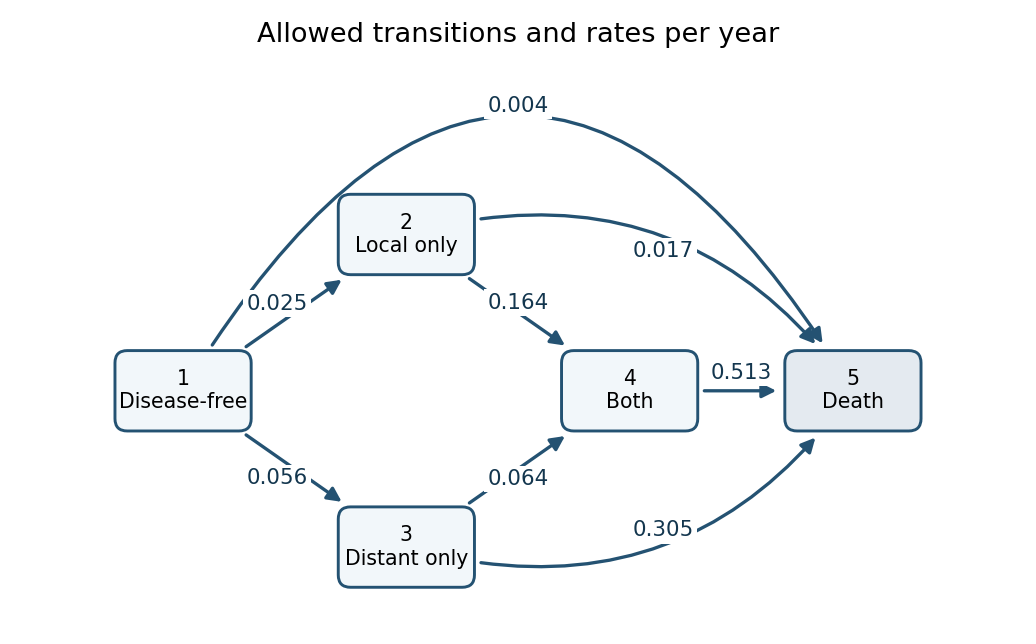

Source code (Python):
"""Original five-state transition diagram; Python 3.14, Matplotlib 3.10.7.

Run from the desired output directory; writes only the matching PNG basename.
"""
from pathlib import Path
import matplotlib
matplotlib.use('Agg')
import matplotlib.pyplot as plt
from matplotlib.patches import FancyArrowPatch, FancyBboxPatch

fig, ax = plt.subplots(figsize=(7.4, 4.6), facecolor='white')
ax.set_facecolor('white')
pos = {1: (0, 0), 2: (2, 1.4), 3: (2, -1.4), 4: (4, 0), 5: (6, 0)}
labels = {1: '1\nDisease-free', 2: '2\nLocal only', 3: '3\nDistant only', 4: '4\nBoth', 5: '5\nDeath'}
nodes = {}
for k,(x,y) in pos.items():
 nodes[k] = FancyBboxPatch((x-.58,y-.33),1.16,.66,boxstyle='round,pad=0.03,rounding_size=0.11',
                          facecolor='#f2f7fa' if k<5 else '#e4eaf0',edgecolor='#245272',linewidth=1.5,zorder=2)
 ax.add_patch(nodes[k])
edges = [(1,2,'0.025',0,(.84,.78)), (1,3,'0.056',0,(.84,-.78)),
         (2,4,'0.164',0,(3,.79)), (3,4,'0.064',0,(3,-.79)),
         (4,5,'0.513',0,(5,.16)), (1,5,'0.004',-.82,(3,2.55)),
         (2,5,'0.017',-.35,(4.30,1.25)), (3,5,'0.305',.35,(4.30,-1.25))]
for a,b,label,rad,loc in edges:
 ax.add_patch(FancyArrowPatch(pos[a],pos[b], arrowstyle='-|>', mutation_scale=15,
                             linewidth=1.7, color='#245272', patchA=nodes[a], patchB=nodes[b], shrinkA=3, shrinkB=4,
                             connectionstyle=f'arc3,rad={rad}', zorder=1))
 ax.text(*loc,label,ha='center',va='center',fontsize=11,color='#13364e',
         bbox={'facecolor':'white','edgecolor':'none','pad':1.7},zorder=3)
for k,(x,y) in pos.items():
 ax.text(x,y,labels[k],ha='center',va='center',fontsize=10.5,zorder=4)
ax.set_aspect('equal');ax.set_xlim(-.73,6.73);ax.set_ylim(-2.08,2.95);ax.axis('off')
ax.set_title('Allowed transitions and rates per year',fontsize=14,pad=10)
fig.tight_layout()
fig.savefig(Path(__file__).with_suffix('.png').name,dpi=140,facecolor='white')
plt.close(fig)
